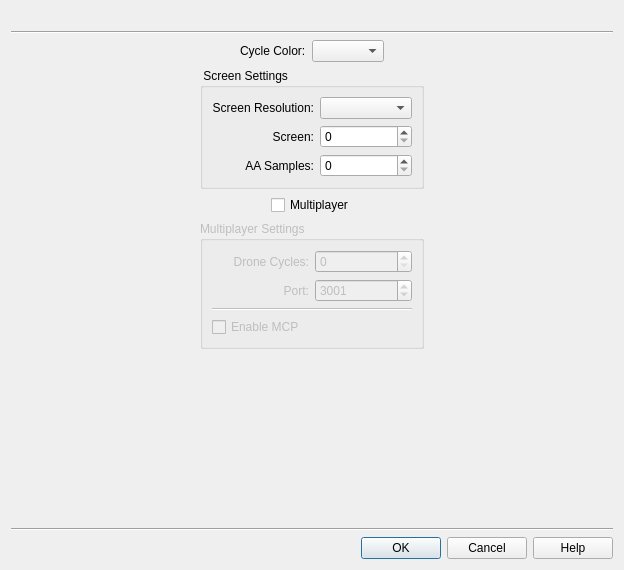
<?xml version="1.0" encoding="UTF-8"?>
<ui version="4.0">
 <class>cyclesSetupForm</class>
 <widget class="QWidget" name="cyclesSetupForm">
  <property name="geometry">
   <rect>
    <x>0</x>
    <y>0</y>
    <width>624</width>
    <height>570</height>
   </rect>
  </property>
  <property name="windowTitle">
   <string>Cycles Launch Control Panel</string>
  </property>
  <layout class="QVBoxLayout" name="verticalLayout_2">
   <item>
    <widget class="QLabel" name="label_3">
     <property name="text">
      <string/>
     </property>
     <property name="pixmap">
      <pixmap resource="cyclesInit.qrc">:/cycles/Cycles-Banner.png</pixmap>
     </property>
    </widget>
   </item>
   <item>
    <widget class="Line" name="line">
     <property name="orientation">
      <enum>Qt::Horizontal</enum>
     </property>
    </widget>
   </item>
   <item>
    <layout class="QHBoxLayout" name="horizontalLayout">
     <item>
      <spacer name="horizontalSpacer_10">
       <property name="orientation">
        <enum>Qt::Horizontal</enum>
       </property>
       <property name="sizeHint" stdset="0">
        <size>
         <width>40</width>
         <height>20</height>
        </size>
       </property>
      </spacer>
     </item>
     <item>
      <layout class="QVBoxLayout" name="verticalLayout">
       <item>
        <layout class="QHBoxLayout" name="horizontalLayout_2">
         <item>
          <spacer name="horizontalSpacer_12">
           <property name="orientation">
            <enum>Qt::Horizontal</enum>
           </property>
           <property name="sizeHint" stdset="0">
            <size>
             <width>40</width>
             <height>20</height>
            </size>
           </property>
          </spacer>
         </item>
         <item>
          <widget class="QLabel" name="label">
           <property name="text">
            <string>Cycle Color:</string>
           </property>
          </widget>
         </item>
         <item>
          <widget class="QComboBox" name="colorCombo"/>
         </item>
         <item>
          <spacer name="horizontalSpacer_2">
           <property name="orientation">
            <enum>Qt::Horizontal</enum>
           </property>
           <property name="sizeHint" stdset="0">
            <size>
             <width>40</width>
             <height>20</height>
            </size>
           </property>
          </spacer>
         </item>
        </layout>
       </item>
       <item>
        <layout class="QHBoxLayout" name="horizontalLayout_10">
         <item>
          <widget class="QGroupBox" name="groupBox">
           <property name="title">
            <string> Screen Settings</string>
           </property>
           <layout class="QGridLayout" name="gridLayout">
            <item row="2" column="2">
             <widget class="QSpinBox" name="screenBox"/>
            </item>
            <item row="2" column="1">
             <widget class="QLabel" name="label_6">
              <property name="text">
               <string>Screen:</string>
              </property>
              <property name="alignment">
               <set>Qt::AlignRight|Qt::AlignTrailing|Qt::AlignVCenter</set>
              </property>
             </widget>
            </item>
            <item row="0" column="2">
             <widget class="QComboBox" name="resolutionCombo"/>
            </item>
            <item row="0" column="1">
             <widget class="QLabel" name="label_5">
              <property name="text">
               <string>Screen Resolution:</string>
              </property>
              <property name="alignment">
               <set>Qt::AlignRight|Qt::AlignTrailing|Qt::AlignVCenter</set>
              </property>
             </widget>
            </item>
            <item row="3" column="1">
             <widget class="QLabel" name="label_7">
              <property name="text">
               <string>AA Samples:</string>
              </property>
              <property name="alignment">
               <set>Qt::AlignRight|Qt::AlignTrailing|Qt::AlignVCenter</set>
              </property>
             </widget>
            </item>
            <item row="3" column="2">
             <widget class="QSpinBox" name="aaBox">
              <property name="maximum">
               <number>32</number>
              </property>
             </widget>
            </item>
           </layout>
          </widget>
         </item>
        </layout>
       </item>
       <item>
        <layout class="QHBoxLayout" name="horizontalLayout_3">
         <item>
          <spacer name="horizontalSpacer_13">
           <property name="orientation">
            <enum>Qt::Horizontal</enum>
           </property>
           <property name="sizeHint" stdset="0">
            <size>
             <width>40</width>
             <height>20</height>
            </size>
           </property>
          </spacer>
         </item>
         <item>
          <widget class="QCheckBox" name="netBox">
           <property name="text">
            <string>Multiplayer</string>
           </property>
          </widget>
         </item>
         <item>
          <spacer name="horizontalSpacer_3">
           <property name="orientation">
            <enum>Qt::Horizontal</enum>
           </property>
           <property name="sizeHint" stdset="0">
            <size>
             <width>40</width>
             <height>20</height>
            </size>
           </property>
          </spacer>
         </item>
        </layout>
       </item>
       <item>
        <widget class="QGroupBox" name="netGroup">
         <property name="enabled">
          <bool>false</bool>
         </property>
         <property name="title">
          <string>Multiplayer Settings</string>
         </property>
         <layout class="QGridLayout" name="gridLayout_2">
          <item row="2" column="2">
           <widget class="QSpinBox" name="droneBox">
            <property name="maximum">
             <number>5</number>
            </property>
           </widget>
          </item>
          <item row="5" column="2">
           <widget class="QSpinBox" name="portBox">
            <property name="minimum">
             <number>1</number>
            </property>
            <property name="maximum">
             <number>50000</number>
            </property>
            <property name="value">
             <number>3001</number>
            </property>
           </widget>
          </item>
          <item row="5" column="1">
           <widget class="QLabel" name="label_4">
            <property name="text">
             <string>Port:</string>
            </property>
            <property name="alignment">
             <set>Qt::AlignRight|Qt::AlignTrailing|Qt::AlignVCenter</set>
            </property>
           </widget>
          </item>
          <item row="2" column="1">
           <widget class="QLabel" name="label_2">
            <property name="text">
             <string>Drone Cycles:</string>
            </property>
            <property name="alignment">
             <set>Qt::AlignRight|Qt::AlignTrailing|Qt::AlignVCenter</set>
            </property>
           </widget>
          </item>
          <item row="7" column="1">
           <widget class="QCheckBox" name="mcpBox">
            <property name="text">
             <string>Enable MCP</string>
            </property>
           </widget>
          </item>
          <item row="6" column="1" colspan="2">
           <widget class="Line" name="line_3">
            <property name="orientation">
             <enum>Qt::Horizontal</enum>
            </property>
           </widget>
          </item>
         </layout>
        </widget>
       </item>
      </layout>
     </item>
     <item>
      <spacer name="horizontalSpacer_11">
       <property name="orientation">
        <enum>Qt::Horizontal</enum>
       </property>
       <property name="sizeHint" stdset="0">
        <size>
         <width>40</width>
         <height>20</height>
        </size>
       </property>
      </spacer>
     </item>
    </layout>
   </item>
   <item>
    <spacer name="verticalSpacer">
     <property name="orientation">
      <enum>Qt::Vertical</enum>
     </property>
     <property name="sizeHint" stdset="0">
      <size>
       <width>596</width>
       <height>21</height>
      </size>
     </property>
    </spacer>
   </item>
   <item>
    <widget class="Line" name="line_2">
     <property name="orientation">
      <enum>Qt::Horizontal</enum>
     </property>
    </widget>
   </item>
   <item>
    <widget class="QDialogButtonBox" name="buttonBox">
     <property name="standardButtons">
      <set>QDialogButtonBox::Cancel|QDialogButtonBox::Help|QDialogButtonBox::Ok</set>
     </property>
    </widget>
   </item>
  </layout>
 </widget>
 <tabstops>
  <tabstop>colorCombo</tabstop>
  <tabstop>resolutionCombo</tabstop>
  <tabstop>screenBox</tabstop>
  <tabstop>aaBox</tabstop>
  <tabstop>netBox</tabstop>
  <tabstop>droneBox</tabstop>
  <tabstop>portBox</tabstop>
  <tabstop>mcpBox</tabstop>
  <tabstop>buttonBox</tabstop>
 </tabstops>
 <resources>
  <include location="cyclesInit.qrc"/>
 </resources>
 <connections>
  <connection>
   <sender>netBox</sender>
   <signal>toggled(bool)</signal>
   <receiver>netGroup</receiver>
   <slot>setEnabled(bool)</slot>
   <hints>
    <hint type="sourcelabel">
     <x>344</x>
     <y>308</y>
    </hint>
    <hint type="destinationlabel">
     <x>360</x>
     <y>363</y>
    </hint>
   </hints>
  </connection>
 </connections>
</ui>
